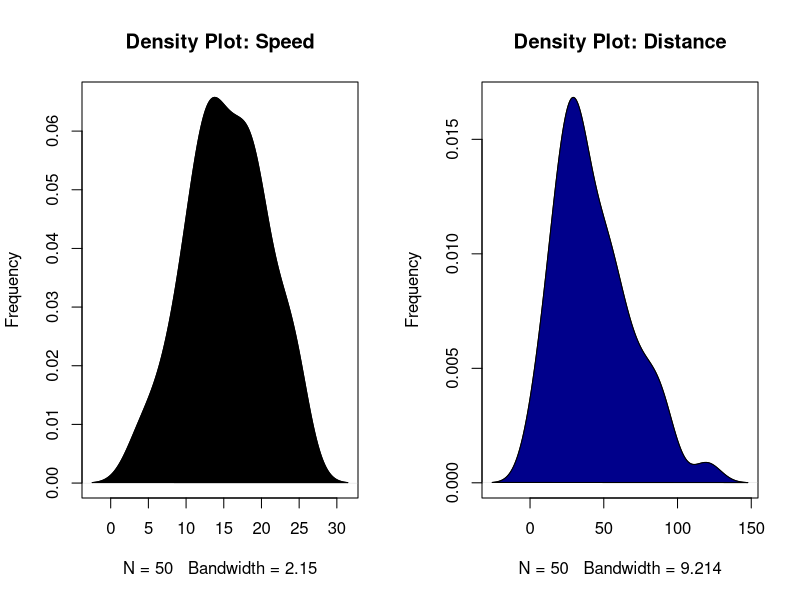
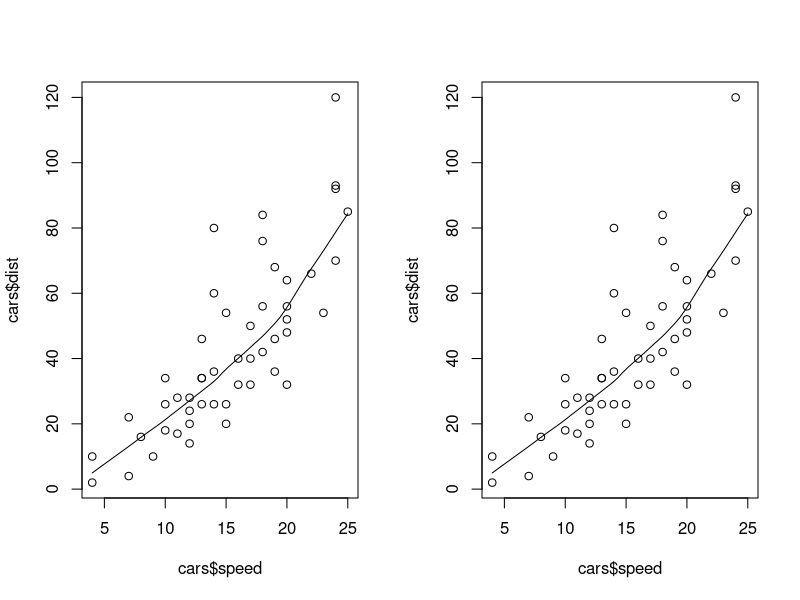
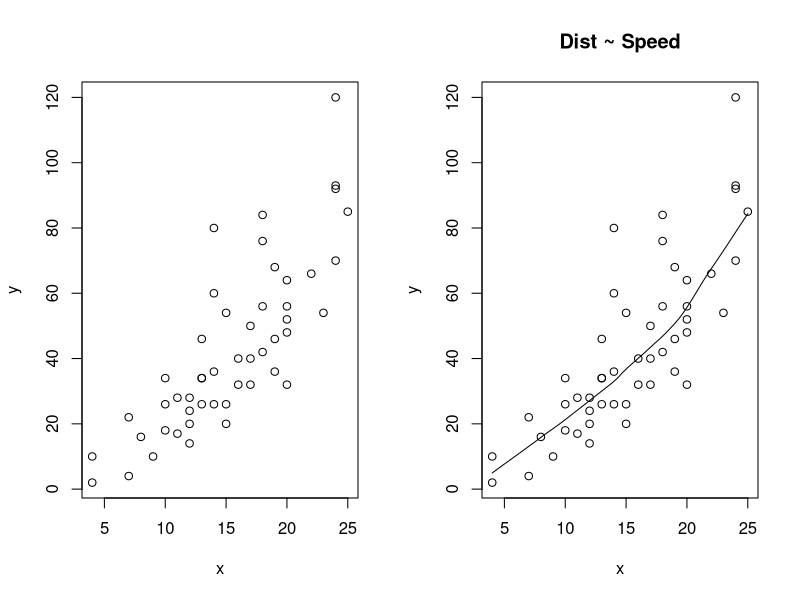
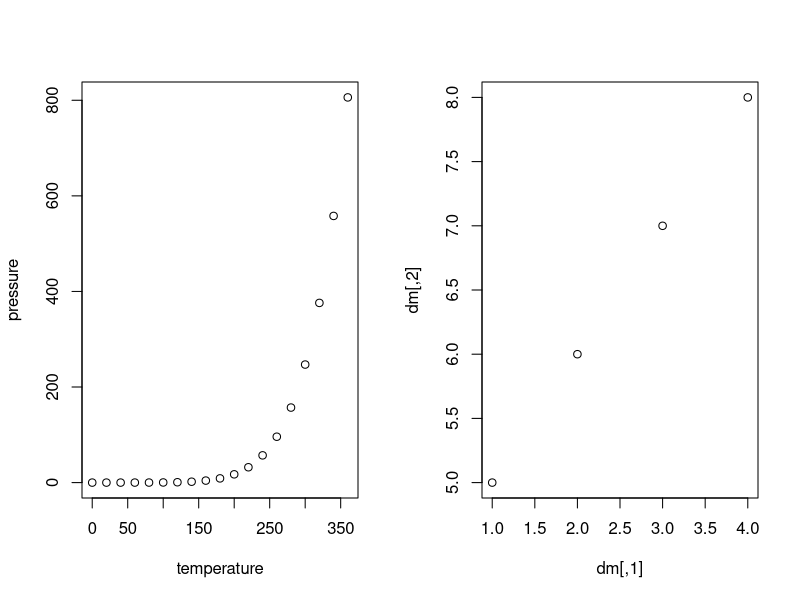

Write R code to recreate these figures, in order.
## ---- chunk 1
knitr::opts_chunk$set(echo = TRUE)
## ---- chunk 2
summary(cars)
head(cars)
#Density plot
par(mfrow=c(1, 2))
plot(density(cars$speed), main="Density Plot: Speed", ylab="Frequency")
polygon(density(cars$speed), col="black")
plot(density(cars$dist), main="Density Plot: Distance", ylab="Frequency")
polygon(density(cars$dist), col="darkblue")
#Correlation
cor(cars$speed,cars$dist, method=c("pearson","kendall","spearman"))
#scatterplot
scatter.smooth(x=cars$speed, y=cars$dist)
scatter.smooth(x=cars$speed, y=cars$dist) 
x<-cars$speed
y<-cars$dist
line(x,y)
plot(x,y)
scatter.smooth(x, y, main="Dist ~ Speed")
#linear model
Model1 <- lm(formula = y~x, data = cars)
summary(Model1)
## ---- chunk 3
plot(pressure)
## ---- chunk 4
dm<-matrix(c(1,2,3,4,5,6,7,8), nrow = 4, ncol = 2)
plot(dm)
head(dm)
install.packages("tidyverse")
library(tidyverse)
print(dm)
